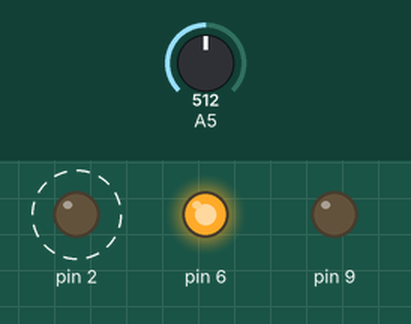
The sketch below on a simulated Arduino Uno, built with avr-gcc and run on an emulated ATmega328P. Parts: output pins drawn as LEDs (lit = HIGH). Dashed ring = blinking. Inputs (shaded band) come from the test bench; at power-on: A5 = 512.

Above: at 2.6 s.
2.7 s: A5 set to 122
At 3.71 s:
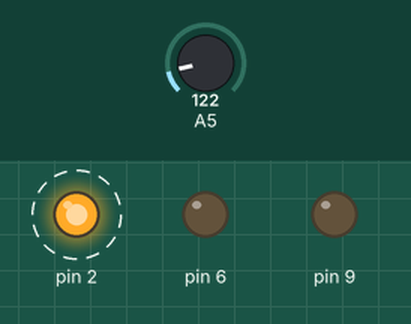
6.2 s: A5 set to 0
At 6.47 s:
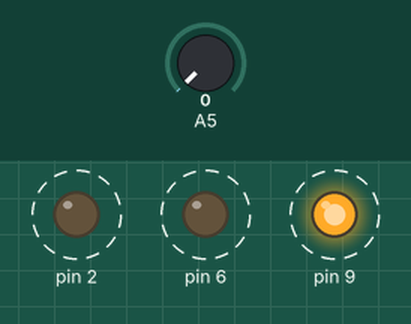
Timing chart, 0 to 15.7 s (numbered marks = the images above; inputs shaded):
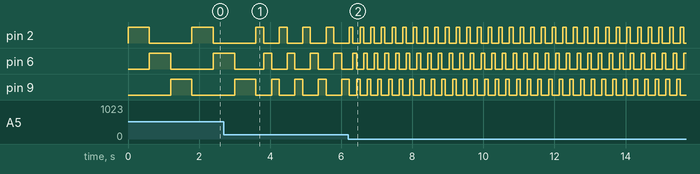

Measured:
- after the input at 2.7 s, pin 2: alternates HIGH for 0.22 s and LOW for 0.44 s, starting after 1.1 s
- after the input at 6.2 s, pin 2, pin 6: alternates HIGH for 0.10 s and LOW for 0.20 s, starting after 0.13 s; pin 9: alternates HIGH for 0.10 s and LOW for 0.20 s, starting after 0.23 s
- by itself, pin 2: alternates HIGH for 0.60 s and LOW for 1.2 s
- by itself, pin 6: repeats every 0.66 s: HIGH 0.22 s, LOW 0.44 s
- by itself, pin 9: repeats every 0.66 s: LOW 0.44 s, HIGH 0.22 s

The sketch:

potentiometer.ino
```cpp
float potentiometerValue = 0;
float delayValue = 0;

void setup()
{
  pinMode(A5, INPUT);
  pinMode(2, OUTPUT);
  pinMode(6, OUTPUT);
  pinMode(9, OUTPUT);

  Serial.begin(9600);
}

void loop()
{
  potentiometerValue = analogRead(A5);
  delayValue = 100 + (1000 * (potentiometerValue / 1023.0));

  // Turn on LED 1
  digitalWrite(2, HIGH);
  digitalWrite(6, LOW);
  digitalWrite(9, LOW);
  delay(delayValue);

  // Turn on LED 2
  digitalWrite(2, LOW);
  digitalWrite(6, HIGH);
  digitalWrite(9, LOW);
  delay(delayValue);

  // Turn on LED 3
  digitalWrite(2, LOW);
  digitalWrite(6, LOW);
  digitalWrite(9, HIGH);
  delay(delayValue);
}
```
